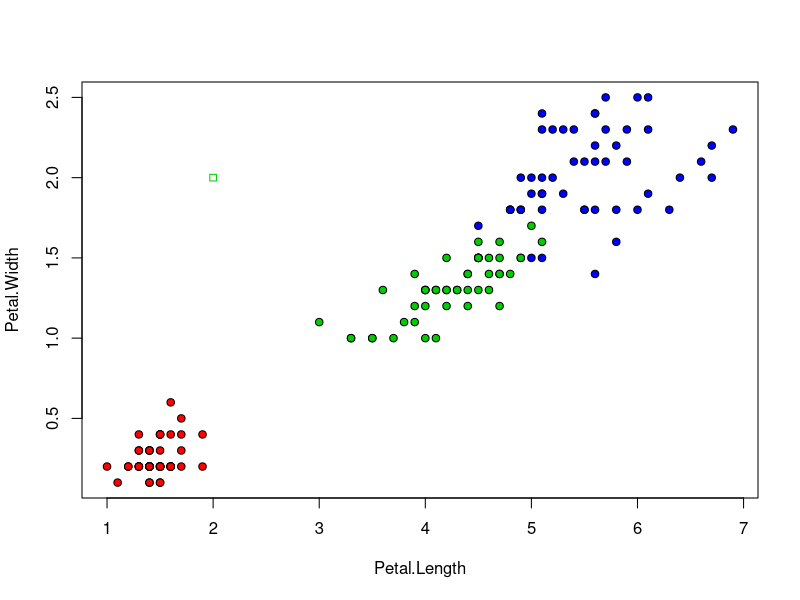
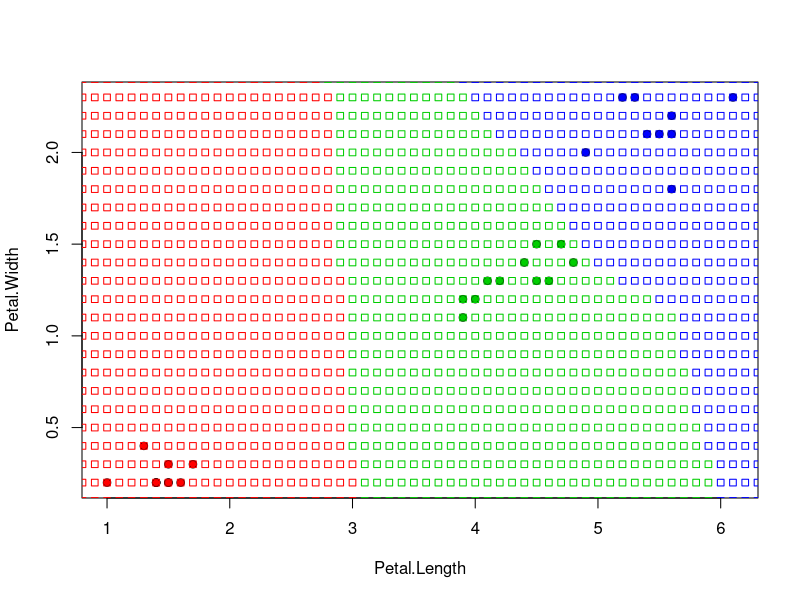

These charts were generated, in order, by the following R code:
colors <- c("setosa" = "red", "versicolor" = "green3", "virginica" = "blue")

plotIris <- function(ir=iris){
  plot(ir[, 3:4], pch = 21, bg = colors[ir$Species])
}

eDist <- function(u, v) {
  sqrt(sum((u - v)^2))
}

FNN <- function(x,z){
  m <- dim(x)[1]
  n <- dim(x)[2] - 1
  dist <- matrix(NA, m, n)
  for (i in m:1)  dist[i,] <- c(i, eDist(x[i,1:n], z))
  return (x[order(dist[,2])[1],n+1]);
}
plotFNN <- function(z1,z2,x=iris[,3:5]){
  points(z1, z2, pch = 22, col = colors[FNN(x,c(z1,z2))])
}
  
classMap <- function(ir=iris[,3:5]){
  for (i in 1:70) {
    for (j in 1:25){
      plotFNN(i/10,j/10,ir)
    }
  }
}
plotIris()
plotFNN(2,2)

#Чтобы отрисовать карту классификации раскоментируйте следующие пять строчек
numberOfIrises <- 30
listIndex <- sample(1:150,numberOfIrises)
listIrises <- iris[listIndex,]
plotIris(listIrises)
classMap(listIrises)
